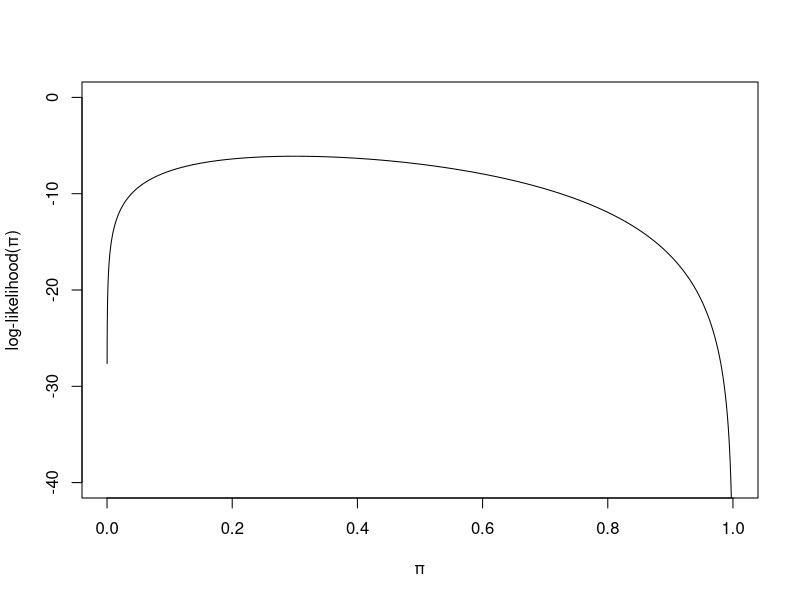
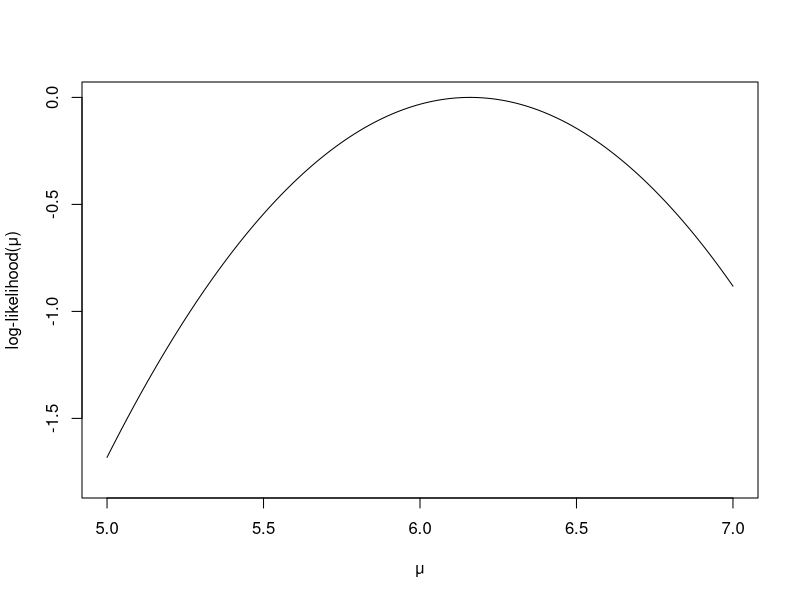

Write the R code that produced these figures, in order. (Note: this script raises an error after producing the figures.)
## ---- chunk 1
pi <- seq(0,1, by = 0.0001)
likelihood <- 3*log(pi) + 7*log(1-pi)
plot(pi, likelihood, type = "l", ylim = c(-40, 0), frame.plot = TRUE,
     ylab = "log-likelihood(\U03C0)", xlab = "\U03C0" )
## ---- chunk 2
mu <- seq(5,7, by = 0.0001)
likelihood <- -(5/4)*(6.16-mu)^2
plot(mu, likelihood, type = "l", ylim = c(-1.8, 0), frame.plot = TRUE,
     ylab = "log-likelihood(\U03BC)", xlab = "\U03BC" )
## ---- chunk 3
knitr::include_graphics("img/Selection_122.png")
## ---- chunk 4
knitr::include_graphics("img/Selection_123.png")
## ---- chunk 5
knitr::include_graphics("img/Selection_124.png")
